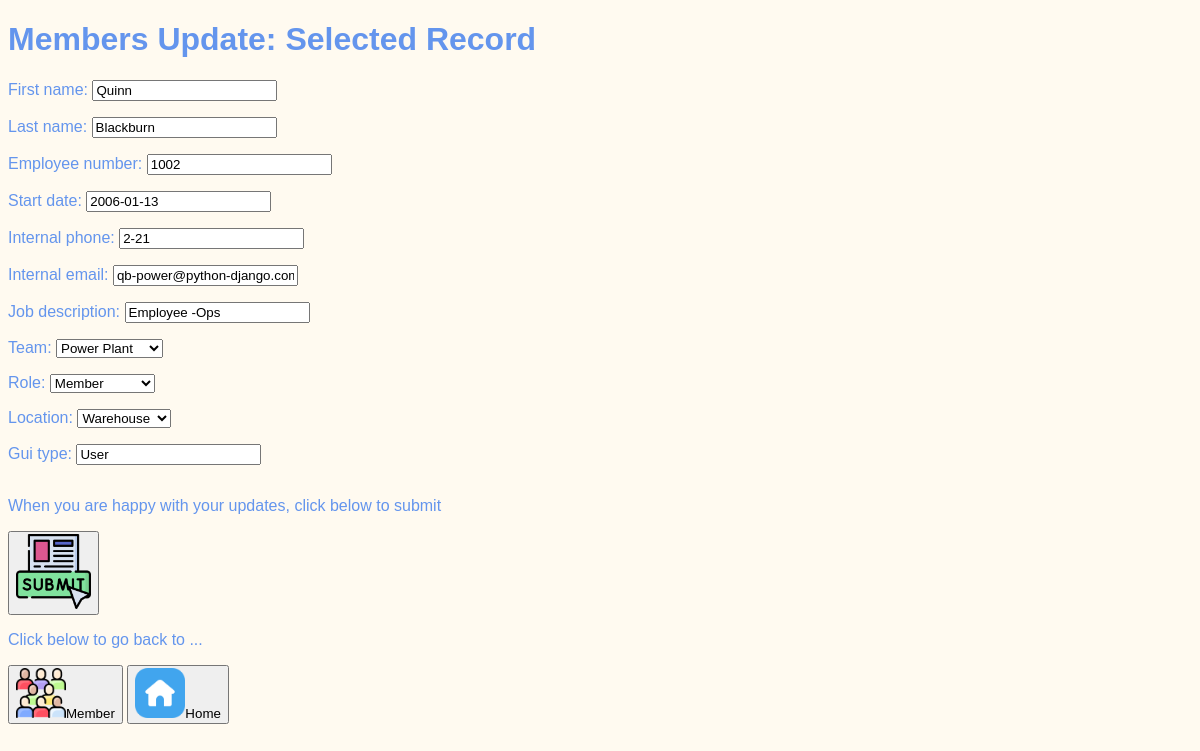
The page /category/memupd14 on the database its author committed.
### category/models.py (models this page shows, shortened)
class Member(models.Model):
    first_name = models.CharField(max_length=15)
    last_name = models.CharField(max_length=15)
    employee_number = models.IntegerField()
    start_date = models.DateField()
    internal_phone = models.CharField(max_length=6)
    internal_email = models.EmailField(default="*_*@python-django.com")
    job_description = models.CharField(max_length=15)
    team = models.ForeignKey(Team, on_delete=models.CASCADE)
    role = models.ForeignKey(Role, on_delete=models.CASCADE)
    location = models.ForeignKey(Location, on_delete=models.CASCADE)
    gui_type = models.CharField(max_length=7, default="User")

### category/views.py (the view)
# urls.py: path('memupd<int:id>', views.update_existing_member, name="memberdetupd"),
def update_existing_member(request, id):
    member = Member.objects.get(id=id)
    if request.method == "POST":
        form = MemberForm(request.POST, instance=member)
        if form.is_valid():
            form.save()
            return redirect("members")
    else:
        form = MemberForm(instance=member)
    return render(request, "category/members_update_selection.html", {"form": form})

### category/forms.py
class MemberForm(forms.ModelForm):
    class Meta:
        model = Member
        fields = '__all__'

### category/models.py (called while the page is built)
    def __str__(self):
        return f"{self.team_name}"

    def __str__(self):
        return f"{self.location_name}"

    def __str__(self):
        return f"{self.role_title}"

### category/templates/category/members_update_selection.html (shortened to what this page needs)
{% extends "base.html" %}
{% load static %}
{% block content %}
<h1>Members Update: Selected Record</h1>
<form method="post">
  <table>
    {{ form.as_p }}
  </table>
  <p>When you are happy with your updates, click below to submit</p>
  <button type="submit"><img src="{% static 'tpwebsite/Submit.png' %}" width="75px" height="75px"></button>
</form>
  <p>Click below to go back to ...</p>
  <p>
    <a href="{% url 'member_page' %}"><button><img src="{% static 'tpwebsite/Member.png' %}" width="50px" height="50px">Member</button></a>
    <a href="{% url 'landing_page' %}"><button><img src="{% static 'tpwebsite/Home.png' %}" width="50px" height="50px">Home</button></a>
  </p>
{% endblock %}

### tpwebsite/static/tpwebsite/style.css (style rules this page uses)
body { font-family: sans-serif; color: cornflowerblue; background-color: floralwhite; }

### rows shown on the page
Member: first_name "Quinn", last_name "Blackburn", employee_number "1002", start_date "2006-01-13", internal_phone "2-21", internal_email "qb-power@python-django.com", job_description "Employee -Ops", team "Power Plant", role "Member", location "Warehouse", gui_type "User"
